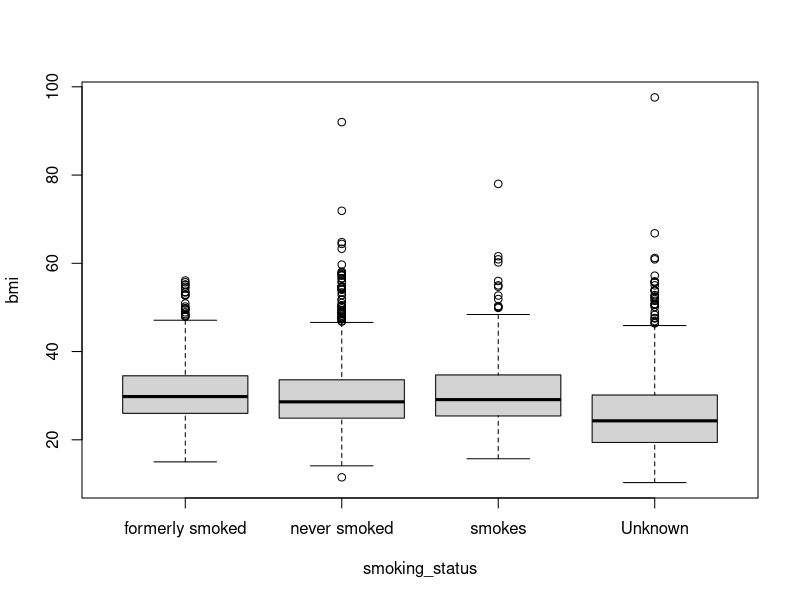

This figure's R source: (Note: this script raises an error after producing the figure.)
## ---- chunk 1
knitr::opts_chunk$set(echo = TRUE)
## ---- chunk 2
data <- read.csv('healthcare-dataset-stroke-data.csv', sep = ',')
head(data)
# dim(data)
## ---- chunk 3
df <- data[,-c(1,4,5)]
## ---- chunk 4
df$gender <- ifelse(df$gender == "Other", NA, df$gender)
## ---- chunk 5
boxplot(bmi~smoking_status, data=df)
## ---- chunk 6
df$smoking_status <- ifelse(df$smoking_status == "Unknown", NA, df$smoking_status)
## ---- chunk 7
show_plot(inspect_na(df))
## ---- chunk 8
df <- na.omit(df)
show_plot(inspect_na(df))
## ---- chunk 9
show_plot(inspect_types(df))
## ---- chunk 10
df[,c(1, 3, 4, 5, 8, 9)] <- lapply(df[,c(1, 3, 4, 5, 8, 9)], factor)
summary(df)
## ---- chunk 11
df[2]<-lapply(df[2],function(x) round(x*12))
colnames(df)[2]  <- "months"  
summary(df)
## ---- chunk 12
show_plot(inspect_num(df))
## ---- chunk 13
df <- subset(df, bmi > 15 & bmi < 50)
summary(df)
## ---- chunk 14
df <- subset(df, avg_glucose_level< 225)
summary(df)
